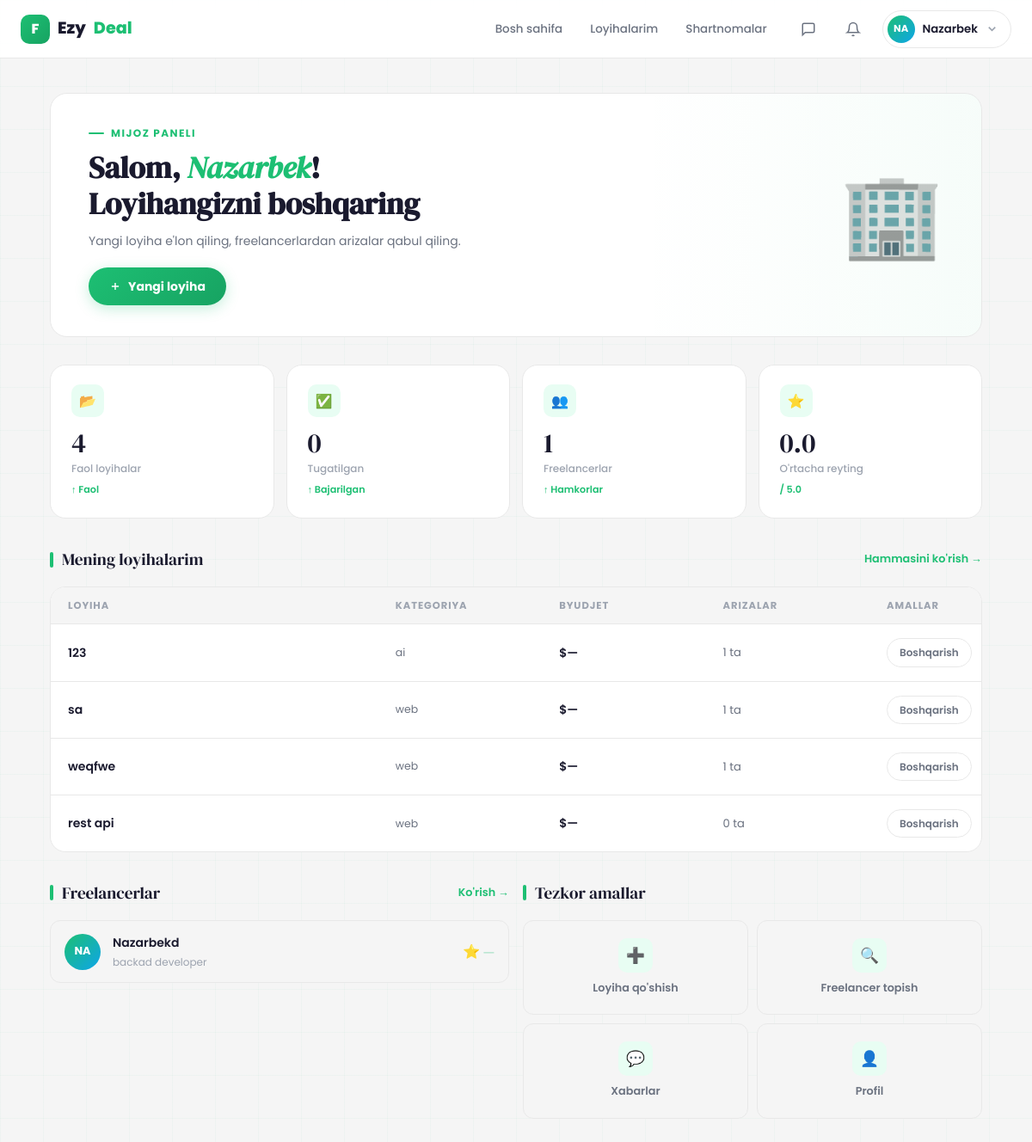
Before: /main-client/ (signed in) with the older database file.
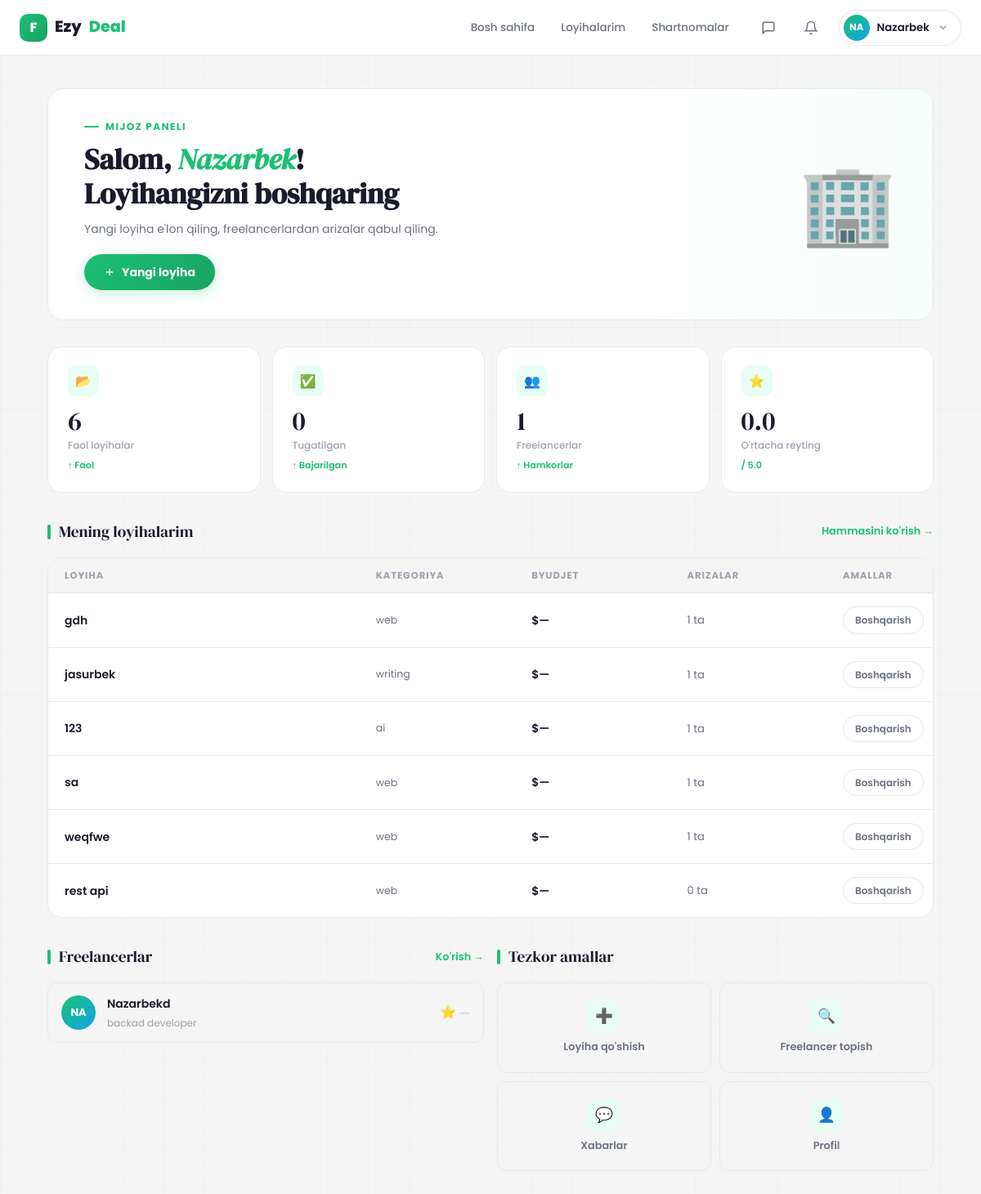
After: the same page with the newer database file.
### Projects/models.py (models this page shows, shortened)
class Project(models.Model):
    WEB = "web"
    DESIGN = "design"
    MOBILE = "mobile"
    WRITING = "writing"
    DATA = "data"
    AI = "ai"
    CATEGORY_CHOICES = [
        (WEB, "Web Development"),
        (DESIGN, "Design"),
        (MOBILE, "Mobile Development"),
        (WRITING, "Content Writing"),
        (DATA, "Data Science"),
        (AI, "AI / ML"),
    ]
    OPEN = "open"
    IN_PROGRESS = "in_progress"
    COMPLETED = "completed"
    CANCELLED = "cancelled"
    STATUS_CHOICES = (
        (OPEN, "Open"),
        (IN_PROGRESS, "In Progress"),
        (COMPLETED, "Completed"),
        (CANCELLED, "Cancelled"),
    )
    FIXED = "fixed"
    HOURLY = "hourly"
    MILESTONE = "milestone"
    BUDGET_TYPE_CHOICES = [
        (FIXED, "Fixed"),
        (HOURLY, "Hourly"),
        (MILESTONE, "Milestone"),
    ]
    ENTRY = "entry"
    INTERMEDIATE = "intermediate"
    EXPERT = "expert"
    LEVEL_CHOICES = [
        (ENTRY, "Entry"),
        (INTERMEDIATE, "Intermediate"),
        (EXPERT, "Expert"),
    ]
    client = models.ForeignKey(
        settings.AUTH_USER_MODEL,
        on_delete=models.CASCADE,
        related_name="projects"
    )
    title = models.CharField(max_length=255)
    description = models.TextField()
    category = models.CharField(max_length=20, choices=CATEGORY_CHOICES)
    budget_type = models.CharField(max_length=20, choices=BUDGET_TYPE_CHOICES, default=FIXED)
    budget_min = models.DecimalField(max_digits=12, decimal_places=2, null=True, blank=True)
    budget_max = models.DecimalField(max_digits=12, decimal_places=2, null=True, blank=True)
    level = models.CharField(max_length=20, choices=LEVEL_CHOICES, default=INTERMEDIATE)
    skills = models.TextField(blank=True, null=True)
    deadline = models.DateField()
    status = models.CharField(max_length=20, choices=STATUS_CHOICES, default=OPEN)
    created_at = models.DateTimeField(auto_now_add=True)

### Users/models.py (models this page shows, shortened)
class FreelancerProfile(models.Model):
    user = models.OneToOneField(User, on_delete=models.CASCADE, related_name='freelancer_profile')
    major = models.CharField(max_length=200)
    bio = models.TextField(blank=True)
    username = models.CharField(max_length=25, unique=True, blank=True, null=True)
    email = models.EmailField(unique=True, blank=True, null=True)
    skills = models.CharField(max_length=300, blank=True, help_text="Vergul bilan: Python, Django, React")
    hourly_rate = models.DecimalField(max_digits=8, decimal_places=2, null=True, blank=True)
    experience_years = models.PositiveIntegerField(default=0)
    portfolio_url = models.URLField(blank=True)

class User(AbstractUser):
    ROLE_CHOICE = (
        (CLIENT, 'client'),
        (FREELANCER, 'freelancer'),
    )
    email = models.EmailField(unique=True)
    role = models.CharField(max_length=20, choices=ROLE_CHOICE)
    bio = models.TextField(blank=True, null=True)
    avatar = models.ImageField(upload_to='avatars/', blank=True, null=True)
    created_at = models.DateTimeField(auto_now_add=True)

### Users/views.py (the view)
# urls.py: path('main-client/', liveProView, name='main_client'),
@login_required(login_url='login')
def liveProView(request):
    user = request.user
    if user.role == 'client':
        live_projects = Project.objects.filter(client=user, status='open').count()
        finished_projects = Project.objects.filter(client=user, status='completed').count()
        freelancer_count = Contract.objects.filter(
            client=user
        ).values('freelancer').distinct().count()
        avg_rating = Review.objects.filter(
            client=user
        ).aggregate(avg=Avg('rating'))['avg'] or 0
        my_projects = Project.objects.filter(client=user).order_by('-created_at')[:10]
        top_freelancers = FreelancerProfile.objects.all()[:5]
        return render(request, 'main_client.html', {
            'live_projects': live_projects,
            'finished_projects': finished_projects,
            'freelancer_count': freelancer_count,
            'avg_rating': avg_rating,
            'my_projects': my_projects,
            'top_freelancers': top_freelancers,
        })
    return redirect('main_freelancer')

### Notifications/context_processors.py (called while the page is built)
def notifications_count(request):
    if request.user.is_authenticated:
        count = request.user.notifications.filter(is_read=False).count()
        recent = list(request.user.notifications.all()[:5])
        return {'unread_notifications': count, 'recent_notifications': recent}
    return {'unread_notifications': 0, 'recent_notifications': []}

### templates/main_client.html (shortened to what the changed rows need)
{% extends 'base.html' %}
{% block content %}
<div class="cl-wrap">
    <div class="cl-hero">
        <div>
            <h1 class="cl-hero-title">
                Salom, <em>{{ request.user.username }}</em>!<br>
                Loyihangizni boshqaring
            </h1>
        </div>
    </div>
    <div class="stats-row">
        <div class="stat-card">
            <div class="stat-icon">📂</div>
            <div class="stat-num">{{ live_projects }}</div>
            <div class="stat-label">Faol loyihalar</div>
            <div class="stat-change">↑ Faol</div>
        </div>
    </div>
    <div>
        <div class="proj-table">
            {% for p in my_projects %}
            <div class="proj-table-row">
                <div>
                    <div class="proj-table-title">{{ p.title|truncatechars:40 }}</div>
                </div>
                <div class="proj-table-cat">{{ p.category|default:"—" }}</div>
                <div class="proj-table-budget">${{ p.budget|default:"—" }}</div>
                <div class="proj-table-bids">{{ p.bids.count }} ta</div>
                <div>
                    <a href="{% url 'project_detail' p.pk %}" class="manage-btn">Boshqarish</a>
                </div>
            </div>
            {% empty %}
            <div style="padding:40px;text-align:center;color:var(--text3);font-size:.875rem;">
                <div style="font-size:2rem;margin-bottom:10px;">📭</div>
                Hali loyihalar yo'q —
                <a href="{% url 'create_post' %}" style="color:var(--accent);font-weight:600;">Yangi loyiha qo'shing</a>
            </div>
            {% endfor %}
        </div>
    </div>
    <div class="bottom-grid">
        <div>
            <div class="fl-list">
                {% for f in top_freelancers %}
                <div class="fl-item">
                    <div class="fl-avatar">{{ f.user.username|slice:":2"|upper }}</div>
                    <div>
                        <div class="fl-name">{{ f.user.username }}</div>
                        <div class="fl-major">{{ f.major|default:"Freelancer" }}</div>
                    </div>
                    <div class="fl-rate">⭐ {{ f.avg_rating|floatformat:1|default:"—" }}</div>
                </div>
                {% empty %}
                <div style="padding:32px;text-align:center;color:var(--text3);font-size:.85rem;background:var(--surface);border:1px solid var(--border);border-radius:var(--r2);">
                    Freelancerlar topilmadi
                </div>
                {% endfor %}
            </div>
        </div>
    </div>
</div>
{% endblock %}

Changed rows visible on the page:
added Project: title "gdh", category "web", budget "—", bids.count "1"
added Project: title "jasurbek", category "writing", budget "—", bids.count "1"
Other visible differences:
{{ live_projects }}: "4" → "6"
